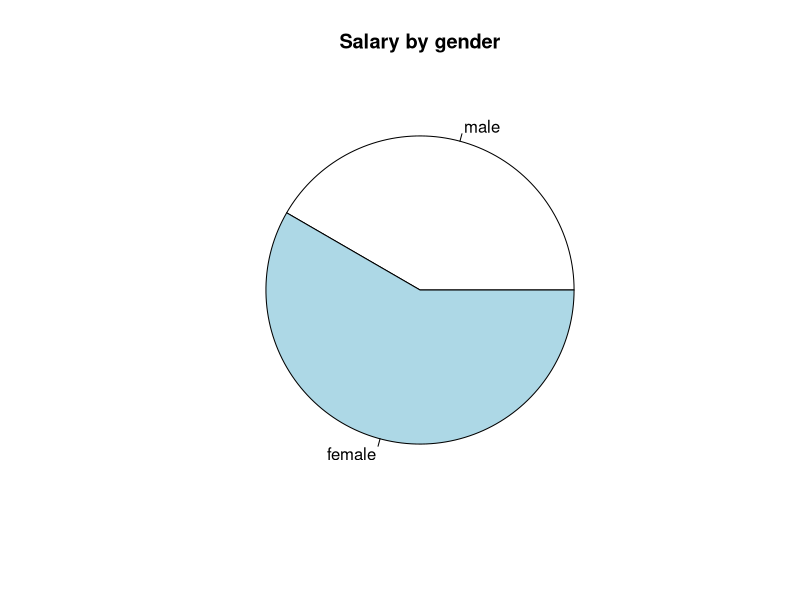

Recreate this plot in R.
employeeNumber = 101:150
gender = c('male','female')
gender = sample(gender, size=50, replace=TRUE,prob=c(0.5,0.5))
department = c('Sales','HR','Accounts')
department = sample(department, size=50, replace=TRUE, prob=c(0.5, 0.25, 0.25))
accountsSalary = runif(50, 15000, 20000)
salesSalary = rnorm(50,15000,1250)
hrSalary = rnorm(50, 25000, 2500) 
getSalaries <- function(dep, sales, hr, accounts){
	ret = 1:50
	ret[1:50] = NA
	for(i in 1:50){
		if(dep[i] == 'Sales'){
			ret[i] = sales[i]
		}else if(dep[i] == 'HR'){
			ret[i]	= hr[i]		
		}else if(dep[i] == 'Accounts'){
			ret[i] = accounts[i]
		}
	}
	ret
}
salary =getSalaries(dep=department, sales=salesSalary, hr=hrSalary, accounts=accountsSalary)
dataSet = data.frame(employeeNumber,gender,department,salary)
head(dataSet)
tail(dataSet)




maleSubSet = subset(dataSet, gender %in% c('male'))
femaleSubSet = subset(dataSet, gender %in% c('female'))


summary(maleSubSet)
summary(femaleSubSet)


genderSums = c(sum(maleSubSet$salary),sum(femaleSubSet$salary))
genders = c('male','female')


pie(genderSums, main="Salary by gender", labels=genders)